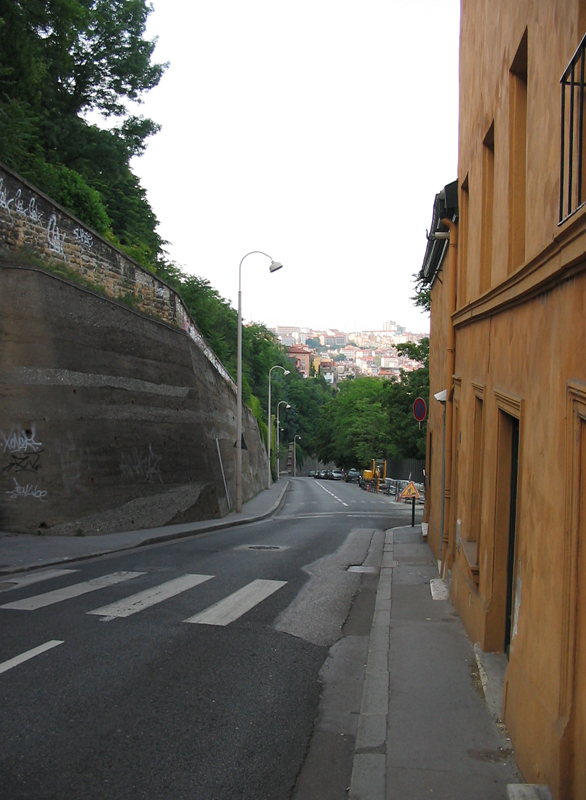
#> input picture images/crossing.png, 586 x 800 px, found by its file name
$ jupyter execute segmentation_for_students.ipynb
#> lines starting #> are read from the running program, lines starting #| are printed output that depends on the picture; after the words box and inside, x2 and y2 are one past the last pixel; in counts of white or black regions, pixels touching at a corner belong together
# TP 2 : Computer Vision

## Part 1 : segmentation

In this part of the TP, we are going to implement two approaches to image segmentation :

- algorithm of Otsu (histogram-based segmentation)
- a simple region-growing based algorithm

First, let us load some packages and define some helper functions (as in the previous TP)

[cell 1]
from matplotlib import pyplot as plt
import numpy as np
import imageio
from skimage import color

is_colab = True

def read_image(file_name):
#> called with file_name = 'crossing.png'
    img_color = imageio.imread(file_name)
#> img_color is the input picture: shape (800, 586, 3); mean R, G, B 118.1, 112.7, 103.7
    img_gray = color.rgb2gray(img_color)
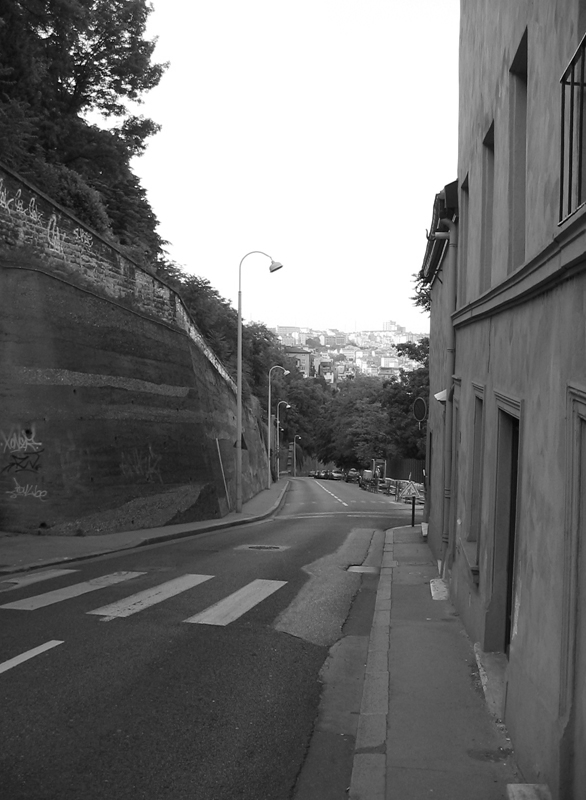
#> img_gray: shape (800, 586) float64; min 0, max 1, mean 0.444
    return img_gray,img_color

def write_image(img_in,file_name_out):
    imageio.imwrite(file_name_out, np.uint8(255.0*img_in))

def display_image(img_in):
    plt.figure(figsize=(10, 10))
    if (img_in.ndim == 2):
        plt.imshow(img_in,cmap='gray')
    elif (img_in.ndim == 3):
        # careful, in this case we supppose the pixel values are between 0 and 255
        plt.imshow(np.uint8(img_in))
    else:
        print('Error, unknown number of dimensions in image')
    return

file_dir = 'images/'
file_name = 'crossing'
file_ext = '.png'

if (is_colab == True):
  !wget "https://perso.telecom-paristech.fr/anewson/doc/images/crossing.png"
  img_gray,_ = read_image(file_name+file_ext)
else:
  img_gray,_ = read_image(file_dir+file_name+file_ext)

display_image(img_gray)
img_size = img_gray.shape
#> img_size = (800, 586)
img_size
#> Out = (800, 586)

## Otsu's algorithm

Otsu's method is based on finding a threshold to split the image into two separate segments, based simply on their grey-level values. Since the maximum number of grey-levels is finite (and small, 256), we can use an exhaustive search.

The grey-level threshold is the one that minimises the following criterion :

$argmin_{\tau} \omega_0(\tau)\sigma_0(\tau) + \omega_1(\tau)\sigma_1(t)$

where

- $\sigma_0(\tau)$ and $\sigma_1(\tau)$ are the variances of the pixels in the first and second regions
- $\omega_0(\tau)$ and $\omega_1(\tau)$ are weights of the first and second regions

and

- $\omega_0(\tau) = \sum_{p \in \Omega} \mathbb{1}_{\tau}(I(p)), \qquad$
- $\omega_1(\tau) = \sum_{p \in \Omega} 1-\mathbb{1}_{\tau}(I(p))$

and

$\mathbb{1}_{\tau}(I(p)) =\begin{cases}
        1 \; \text{if} \: I(p)<=\tau\\
        0 \; \text{otherwise}
\end{cases}$

Implement this algorithm in a function called ``segmentation_otsu``. Note : only analyse thresholds which produce two distinct regions : you cannot have a region with no pixels. Furthemore, remember that the image is normalised between 0 and 1, with 256 discrete values. Choose the threshold values accordingly.

[cell 2]
# This function returns the segmentation of the algorithm of otsu, as well as the threshold found
from skimage import exposure
def segmentation_otsu(image):

    # FILL IN CODE HERE
    counts, bins = np.histogram(image.ravel(), bins=256)
#> counts = 256 values, max 88434 at index 255, min 3 at index 3, mean 1831.2; bins = 257 values from 0 to 1
    bins = bins[:-1]
#> bins = 256 values from 0 to 0.996

    weight1 = np.cumsum(counts)
#> weight1 = 256 values from 6 to 468800
    weight2 = np.cumsum(counts[::-1])[::-1]
#> weight2 = 256 values, max 468800 at index 0, min 88434 at index 255, mean 208941.3

    mean1 = np.cumsum(counts * bins) / weight1
#> mean1 = 256 values from 0 to 0.442
    mean2 = (np.cumsum((counts * bins)[::-1]) / weight2[::-1])[::-1]
#> mean2 = 256 values from 0.442 to 0.996

    # Understood via documentation that minimizing the within-class variance
    # is equivalent is equivalent to maximizing the between-class variance
    variance12 = weight1[:-1] * weight2[1:] * (mean1[:-1] - mean2[1:]) ** 2
#> variance12 = 255 values, max 1.73e+10 at index 163, min 548999.2 at index 0, mean 1.19e+10

    idx = np.argmax(variance12)
#> idx = 163
    tau_out = bins[idx]
#> tau_out = 0.637

    seg_otstu_out = np.ones(shape=image.shape)

    for i in range(image.shape[0]):
      for j in range(image.shape[1]):
        if image[i,j] <= tau_out:
          seg_otstu_out[i,j] = 0
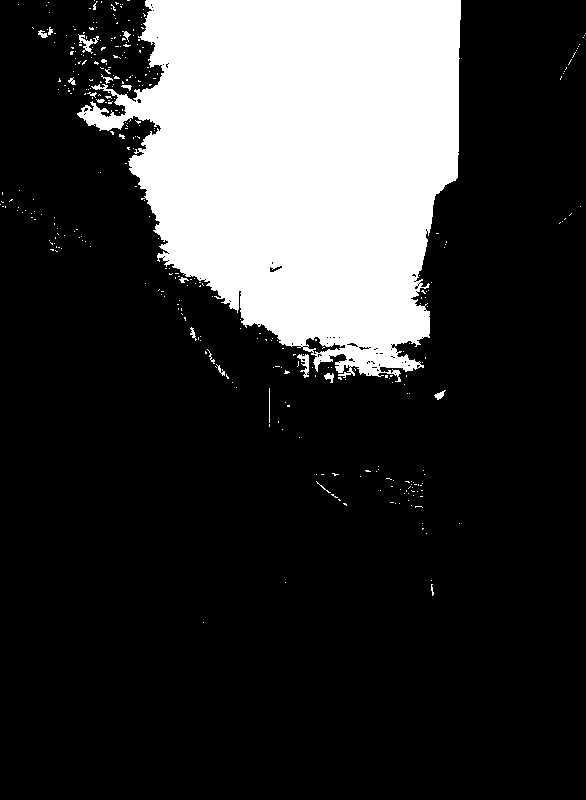
#> seg_otstu_out: shape (800, 586) float64; values 0 (black) and 1 (white), 21.4% white; 359 white regions (339 under 20 px), largest, box (x1, y1, x2, y2) and area: (77, 0, 461, 382) 98623, (78, 34, 99, 54) 144, (297, 354, 309, 378) 136

    return seg_otstu_out,tau_out

Carry out the segmentation on the input image and display the result

[cell 3]
img_out_otsu,tau = segmentation_otsu(img_gray)
#> tau = 0.637
display_image(img_out_otsu)
write_image(img_out_otsu,file_name+'_segmentation_otsu.png')

__Question__ What problem can you see with the segmentation result ? What morphological technique(s) (seen in the lesson) could you use to clean the result up ?

__Answer__ : It doesn't work well when there is noise and the distribution is not clear. We could simply denoise the image before.

Carry out this technique to clean up the output image, and imwrite the result. You can find the necessary function(s) in the following package :

skimage.morphology

Choose the neighbourhood parameter of the functions to obtain the best results.

[cell 4]
from skimage.morphology import opening, closing

struct_size = 7
struct_el = np.ones((struct_size,struct_size))
img_out_otsu_cleaned = closing(opening(img_out_otsu,struct_el),struct_el) # FILL IN CODE HERE
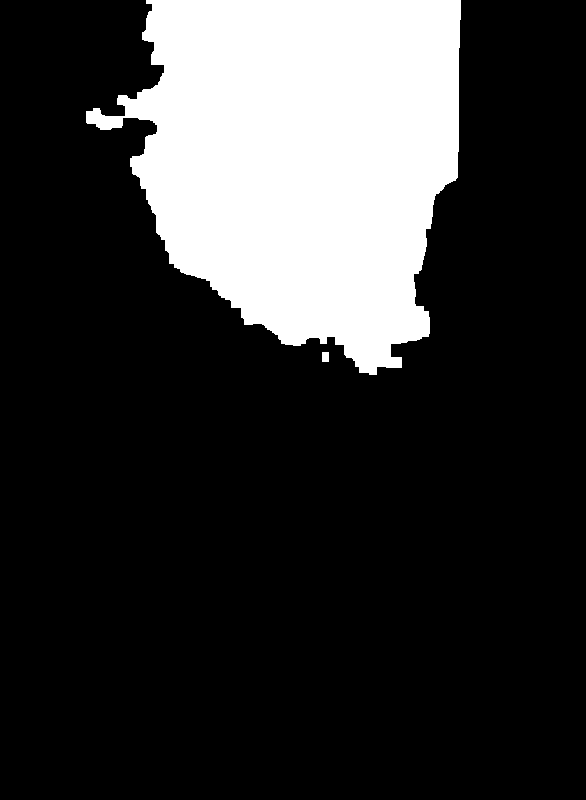
#> img_out_otsu_cleaned: shape (800, 586) float64; values 0 (black) and 1 (white), 20.7% white; 2 white regions, box (x1, y1, x2, y2) and area: (86, 0, 461, 375) 96794, (322, 352, 329, 362) 70

display_image(img_out_otsu_cleaned)
write_image(img_out_otsu_cleaned,file_name+'_segmentation_otsu_cleaned_1.png')

__Question__ In which order did you propose to carry out the morphological operations ? Why ?

__Answer__ : The opening and closing was performed on a binary image. It is quicker, and the objective being to connect black or white cracks, applying the filter on a binary image makes more sense in this case.

Let's change the image, and carry out the segmentation again.

[cell 5]
file_dir = 'images/'
file_name = 'town'
file_ext = '.png'

if (is_colab == True):
  !wget "https://perso.telecom-paristech.fr/anewson/doc/images/town.png"
  img_gray,_ = read_image(file_name+file_ext)
#> call 2 of read_image, with file_name = 'town.png'
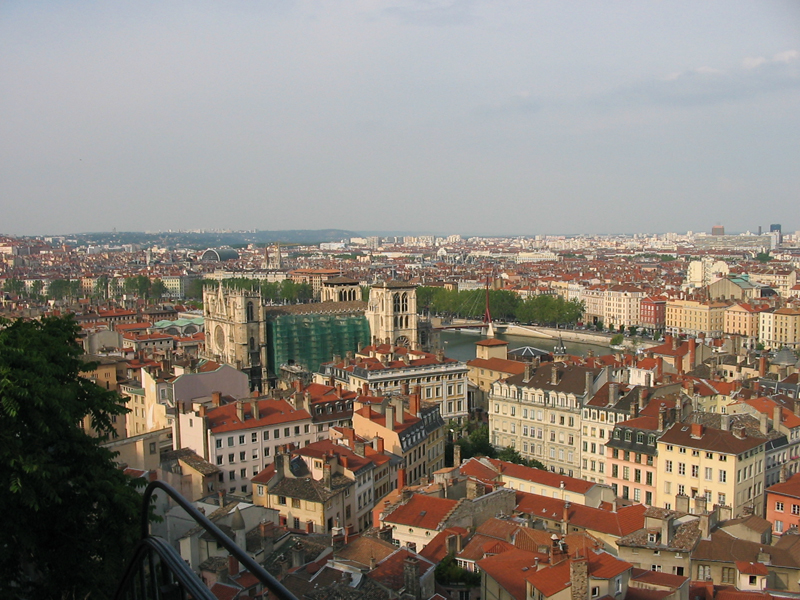
#> input picture images/town.png, 800 x 600 px, found by its file name
#> in read_image, img_color is the input picture: shape (600, 800, 3); mean R, G, B 140.3, 132, 122.7
#> in read_image (call 2), `img_gray = color.rgb2gray(img_color)`:
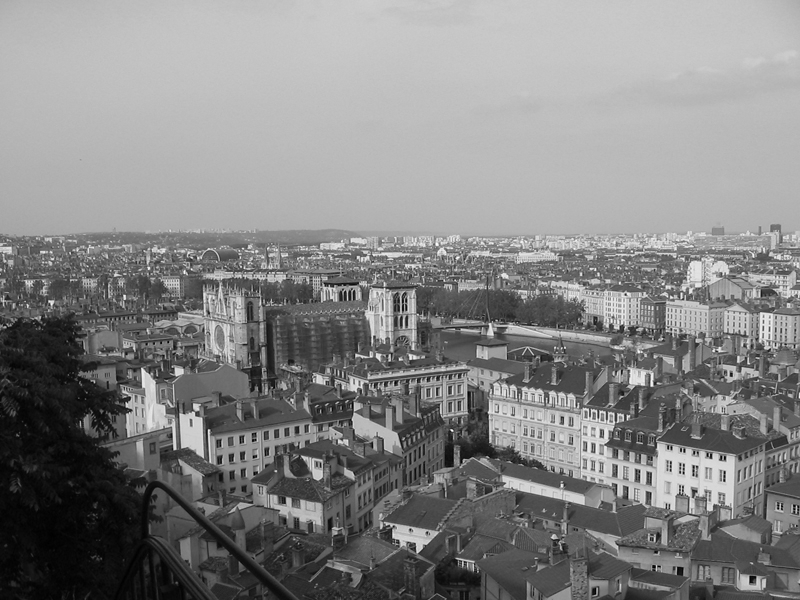
#> img_gray: shape (600, 800) float64; min 0, max 0.993, mean 0.522
else:
  img_gray,_ = read_image(file_dir+file_name+file_ext)

display_image(img_gray)
img_size = img_gray.shape
#> img_size = (600, 800)
img_size
img_out_otsu,tau = segmentation_otsu(img_gray)
#> in segmentation_otsu (call 2), `counts, bins = np.histogram(image.ravel(), bins=256)`: counts = 256 values, max 12059 at index 188, min 0 at index 253, mean 1875; bins = 257 values from 0 to 0.993
#> in segmentation_otsu (call 2), `bins = bins[:-1]`: bins = 256 values from 0 to 0.989
#> in segmentation_otsu (call 2), `weight1 = np.cumsum(counts)`: weight1 = 256 values from 9 to 480000
#> in segmentation_otsu (call 2), `weight2 = np.cumsum(counts[::-1])[::-1]`: weight2 = 256 values, max 480000 at index 0, min 4 at index 255, mean 253356.9
#> in segmentation_otsu (call 2), `mean1 = np.cumsum(counts * bins) / weight1`: mean1 = 256 values from 0 to 0.52
#> in segmentation_otsu (call 2), `mean2 = (np.cumsum((counts * bins)[::-1]) / weight2[::-1])[::-1]`: mean2 = 256 values from 0.52 to 0.989
#> in segmentation_otsu (call 2), `variance12 = weight1[:-1] * weight2[1:] * (mean1[:-1] - mean2[1:]) ** 2`: variance12 = 255 values, max 1.08e+10 at index 127, min 421810.9 at index 254, mean 5.72e+09
#> in segmentation_otsu (call 2), `idx = np.argmax(variance12)`: idx = 127
#> in segmentation_otsu (call 2), `tau_out = bins[idx]`: tau_out = 0.492
#> after the loop in segmentation_otsu (call 2), `for i in range(image.shape[0]):`:
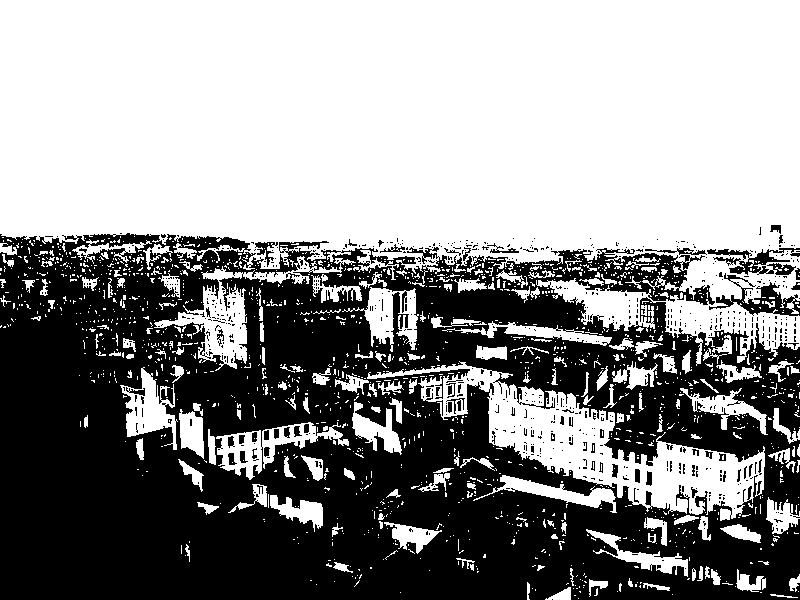
#> seg_otstu_out: shape (600, 800) float64; values 0 (black) and 1 (white), 56% white; 714 black regions (649 under 20 px), largest, box (x1, y1, x2, y2) and area: (0, 233, 800, 600) 204069, (709, 273, 800, 316) 1231, (707, 248, 800, 275) 1080
#> tau = 0.492
display_image(img_out_otsu)
write_image(img_out_otsu,file_name+'_segmentation_otsu.png')

As we can see, there is no notion of connectivity in the algorithm of Otsu (two regions far away can be in the same segment). For such a notion, we turn to region merging.

## Region merging

The region merging algorithm is quite simple : we start with a small region, and add new pixels progressively to the region. More precisely, at each iteration of the algorithm, we attempt to add the neighbours of the pixels in the current segmentation. We add new pixels according to the criterion :

- $I(p)$ is added to the region if the absolute difference between the pixel value and the region's average value is less than a threshold value (which you must set).

First, create a function called ``initialize_segmentation`` which initialises the segmentation with a small circular region centred on a given seed point (the seed point is an input). For this, the following function :

- scipy.ndimage.morphology.distance_transform_edt

can be useful.

[cell 6]
from scipy.ndimage.morphology import distance_transform_edt

def initialize_segmentation(seed_pt,img_shape):
    # FILL IN CODE HERE
    n,m = seed_pt

    seg_init=np.ones(shape=img_shape)
    seg_init[n,m] = 0
    seg_init = distance_transform_edt(seg_init)
    seg_init[seg_init <= 10] = 1
    seg_init[seg_init > 10] = 0

    return seg_init

Now, create a function called ``segmentation_region_growing`` which carries out the region growing algorithm, with the criterion above, and which uses the ``initialize_segmentation`` function. Again, the functions from ``scipy.ndimage.morphology`` can be useful here.

__IMPORTANT NOTE__ Once a pixel has been added to the region, it is in the region permanently : it is not checked again in further iterations (otherwise we could remove pixels which were added).

[cell 7]
from scipy.ndimage import binary_dilation


def segmentation_region_growing(img,seed_pt,tau):
#> called with seed_pt = array of shape (2,), tau = 0.0781
  seg_init = initialize_segmentation(seed_pt,img.shape)
  seg = seg_init
  hold = True
  while hold:
    hold = False
    mean_reg = np.mean(img[seg == 1])
    new_points_idx = np.where(binary_dilation(seg) - seg == 1)
    for idx in range(len(new_points_idx[0])):
      i = new_points_idx[0][idx]
      j = new_points_idx[1][idx]
      if (np.abs(img[i,j] - mean_reg) < tau):
        seg[i,j] = 1
        hold = True
#> this loop made 566 passes
#> mean_reg on passes 1 to 3: 0.737, 0.737, 0.737
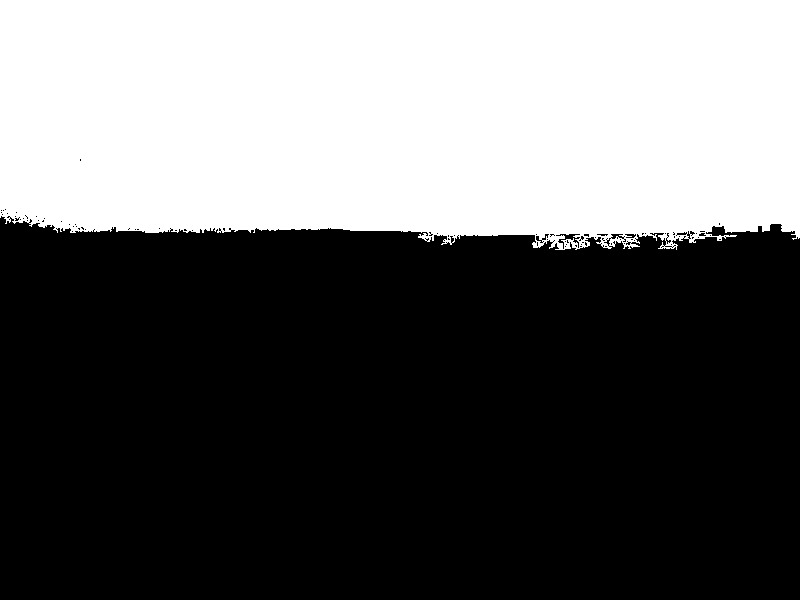
#> seg: shape (600, 800) float64; values 0 (black) and 1 (white), 38.9% white; 1 white region, box (x1, y1, x2, y2) and area: (0, 0, 800, 250) 186488
  return seg,seg_init

Carry out the segmentation on the input image with the seed point and threshold specified in the following code :

[cell 8]
seed_pt = np.asarray([130,350])
tau = 20.0 * (1.0/256.0)
img_out_region_growing,seg_init = segmentation_region_growing(img_gray,seed_pt,tau)
display_image(img_out_region_growing)
write_image(seg_init,file_name+'_segmentation_region_growing_init.png')
